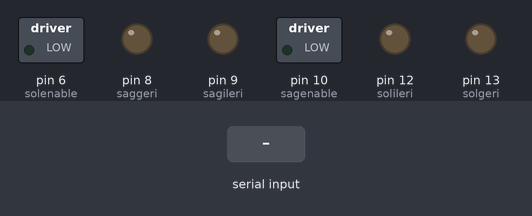
Bench run of a sketch on a simulated Arduino Uno, built with avr-gcc and run on an emulated ATmega328P. On the bench: switched loads named in the sketch (green lamp = pin HIGH), output pins drawn as LEDs (lit = HIGH). The inputs (shaded band) are chosen by the test bench.

Above: at 1.2 s.
1.3 s: "o" received over the second serial link
At 3.5 s:
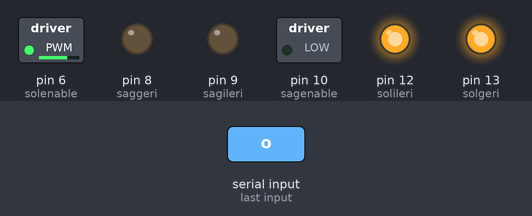
3.8 s: "c" received over the second serial link
At 4.5 s:
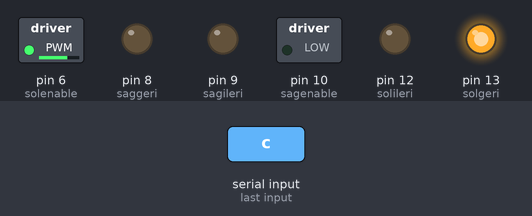
6.2 s: "A" received over the second serial link
At 8.3 s:
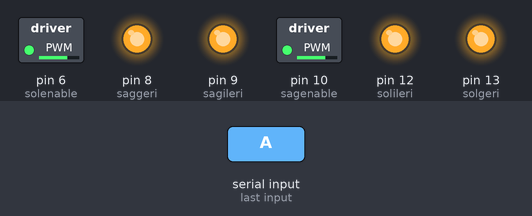
8.6 s: "K" received over the second serial link
At 9.4 s:
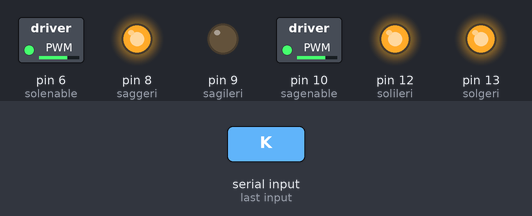
11.1 s: "o" received over the second serial link
At 11.6 s:
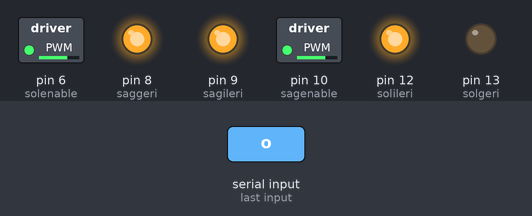
13.5 s: "c" received over the second serial link
At 14.2 s:
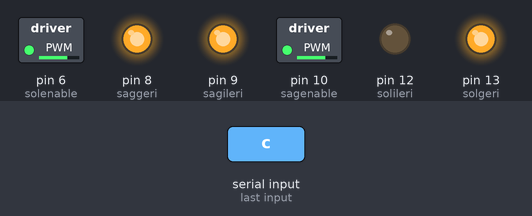
Timing chart, 0 to 16.5 s (numbered marks = the images above; inputs shaded):
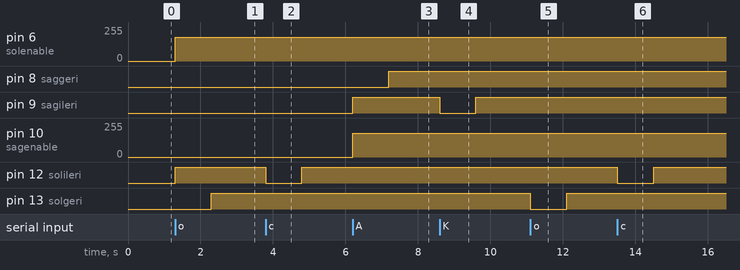

The sketch:

ahir_kapi_ve_garaj_kapi.ino
```cpp
#include <SoftwareSerial.h>

#define rxPin 2
#define txPin 3
SoftwareSerial BTSerial(rxPin, txPin);
int hiz =  180;
int durmahiz = 0;

/* motor sürücüsüne bağlanacak INPUT ve ENABLE pinleri belirleniyor */
const int sagileri = 9;
const int saggeri = 8;
const int solileri = 12;
const int solgeri = 13;
const int solenable = 6;
const int sagenable = 10;

bool flag = false;
bool flag1 = false;

bool flag2 = false;
bool flag3 = false;

char tus;

void setup() {
  /* Bluetooth için port açılıyor */
  pinMode(9, OUTPUT);
  pinMode(sagileri, OUTPUT);
  pinMode(saggeri, OUTPUT);
  pinMode(solileri, OUTPUT);
  pinMode(solgeri, OUTPUT);
  pinMode(sagenable, OUTPUT);
  pinMode(solenable, OUTPUT);
  pinMode(rxPin, INPUT);
  pinMode(txPin, OUTPUT);
  BTSerial.begin(38400);

}

void ahirAc() {
  analogWrite(solenable, hiz);
  digitalWrite(solileri, HIGH);
  digitalWrite(solgeri, LOW);
}
void ahirKapat() {
  analogWrite(solenable, hiz);
  digitalWrite(solileri, LOW);
  digitalWrite(solgeri, HIGH);
}
void ahirDur() {
  digitalWrite(solileri, LOW);
  digitalWrite(solgeri, LOW);
}

void garajAc() {
  analogWrite(sagenable, hiz);
  digitalWrite(sagileri, HIGH);
  digitalWrite(saggeri, LOW);
}
void garajKapat() {
  analogWrite(sagenable, hiz);
  digitalWrite(sagileri, LOW);
  digitalWrite(saggeri, HIGH);
}

unsigned long eskiZaman = 0;
unsigned long yeniZaman;
void loop() {
  if (BTSerial.available() > 0) {   /*Bluetooth’tan veri bekliyoruz */
    tus = (char)BTSerial.read();
  }
  if (tus == 'o') {
    if (flag2 == false) {
      ahirAc();
      flag2 = true;
      yeniZaman = millis();
    }
    if (flag2 == true && millis() - yeniZaman >= 1000) {
      digitalWrite(solileri, HIGH);
      digitalWrite(solgeri, HIGH);
      flag3 = false;
    }
  }

  else if (tus == 'c') {
    if (flag3 == false) {
      ahirKapat();
      flag3 = true;
      yeniZaman = millis();
    }
    if (flag3 == true && millis() - yeniZaman >= 1000) {

      digitalWrite(solileri, HIGH);
      digitalWrite(solgeri, HIGH);
      flag2 = false;
    }
  }
  else if (tus == 'A') {
    if (flag == false) {
      garajAc();
      flag = true;
      yeniZaman = millis();
    }
    if (flag == true && millis() - yeniZaman >= 1000) {
      digitalWrite(sagileri, HIGH);
      digitalWrite(saggeri, HIGH);
      flag1 = false;
    }
  }
  else if (tus == 'K') {
    if (flag1 == false) {
      garajKapat();
      flag1 = true;
      yeniZaman = millis();
    }
    if (flag1 == true && millis() - yeniZaman >= 1000) {
      digitalWrite(sagileri, HIGH);
      digitalWrite(saggeri, HIGH);
      flag = false;
    }
  }
  else if (flag1 == true || flag == true) {
    digitalWrite(sagileri, HIGH);
    digitalWrite(saggeri, HIGH);
  }

  else if (flag2 == true || flag3 == true) {
    digitalWrite(solileri, HIGH);
    digitalWrite(solgeri, HIGH);
  }
}
```

Measured:
- after the input at 1.3 s, pin 6 (solenable): 0/255 → 180/255 at once; pin 12 (solileri): LOW → HIGH at once; pin 13 (solgeri): LOW → HIGH after 1.0 s
- after the input at 3.8 s, pin 12 (solileri): HIGH → LOW at once, → HIGH 1.0 s later
- after the input at 6.2 s, pin 8 (saggeri): LOW → HIGH after 1.0 s; pin 9 (sagileri): LOW → HIGH at once; pin 10 (sagenable): 0/255 → 180/255 at once
- after the input at 8.6 s, pin 9 (sagileri): HIGH → LOW at once, → HIGH 1.0 s later
- after the input at 11.1 s, pin 13 (solgeri): HIGH → LOW at once, → HIGH 1.0 s later
- after the input at 13.5 s, pin 12 (solileri): HIGH → LOW at once, → HIGH 1.0 s later
